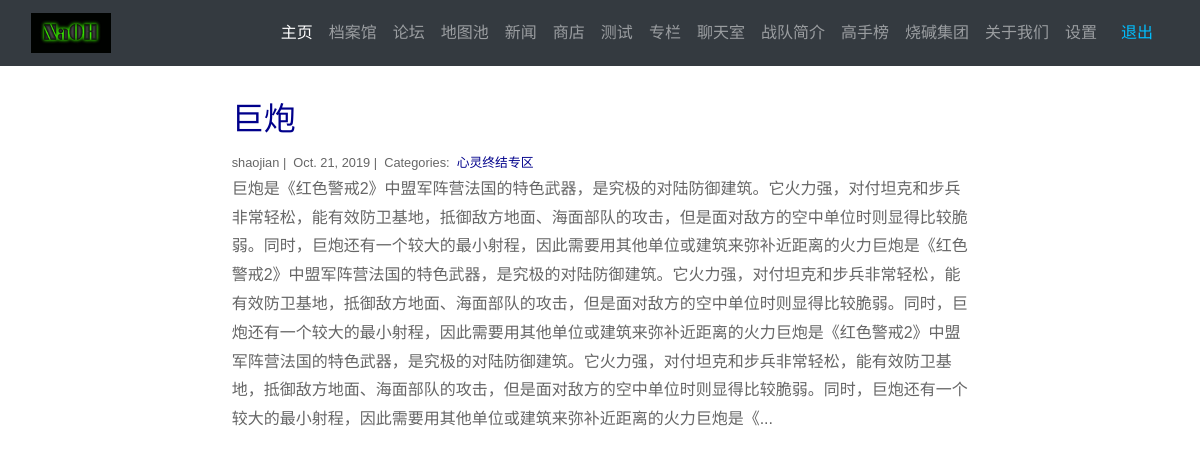
Screenshot of /setting/my_post (signed in) with the database file from the repository.
### blog/models.py (models this page shows)
class Post(models.Model):
    title = models.CharField(max_length=255)
    author = models.CharField(max_length=100)
    body = models.TextField()
    created_on = models.DateTimeField(auto_now_add=True)
    last_modified = models.DateTimeField(auto_now=True)
    categories = models.ManyToManyField('Category', related_name='posts')

class Category(models.Model):
    name = models.CharField(max_length=20)

### projects/views.py (the view)
# urls.py: path("setting/my_post", views.my_post, name="my_post"),
def my_post(request):
    posts = Post.objects.filter(
        author=request.user.username
    ).order_by(
        '-created_on'
    )
    language = select_language(request)
    context = {
        'language': language,
        "posts": posts
    }
    return render(request, "my_post.html", context)

### cart/context_processors.py (called while the page is built)
def select_language(request):
    language = 'English'
    if request.user.is_authenticated:
        if request.session.get(request.user.username, None) == None:
            request.session[request.user.username] = 'Chinese'
        language = request.session[request.user.username]
    return language

def cart(request):
	return {'cart': Cart(request), 'language': select_language(request)}

### projects/utils.py (called while the page is built)
def select_language(request):
    language = 'English'
    if request.user.is_authenticated:
        if request.session.get(request.user.username, None) == None:
            request.session[request.user.username] = 'Chinese'
        language = request.session[request.user.username]
    return language

### projects/templates/my_post.html
{% extends "base.html" %}
{% load static %}
{% block page_content %}
<br>
<div class="col-md-8 offset-md-2">
{% for post in posts %}
    <h2><a style="color: #00008B;" href="{% url 'blog_detail' post.pk%}">{{ post.title }}</a></h2>
    <small>
        {{ post.author }} |&nbsp;
        {{ post.created_on.date }} |&nbsp;
        Categories:&nbsp;
        {% for category in post.categories.all %}
        <a style="color: #00008B;" href="{% url 'blog_category' category.name %}">
            {{ category.name }}
        </a>&nbsp;
        {% endfor %}
    </small>
    <p>{{ post.body | slice:":400" }}...</p>
{% endfor %}
</div>
{% endblock %}

### NaOH_camp/templates/base.html (style rules this page uses)
a { font-family: 'Libre Baskerville', serif; }

### rows the page displays
Post: title "巨炮", author "shaojian", created_on "Oct. 21, 2019", body "巨炮是《红色警戒2》中盟军阵营法国的特色武器，是究极的对陆防御建筑。它火力强，对付坦克和步兵非常轻松，能有效防卫基地，抵御敌方地面、海面部队的攻击，但是面对敌方的空中单位时则显得比较脆弱。同时，巨炮还有一个较大的最小射程，因此需要用其他单位或建筑来弥补近距离的火力巨炮是《红色警戒2》中盟军阵营法国的特色武器，是究极的对陆防御建筑。它火力强，对付坦克和步兵非常轻松，能有效防卫基地，抵御敌方地面、海面部队的攻击，但是面对敌方的空中单位时则显得比较脆弱。同时，巨炮还有一个较大的最小射程，因此需要用其他单位或建筑来弥补近距离的火力巨炮是《红色警戒2》中盟军阵营法国的特色武器，是究极的对陆防御建筑。它火力强，对付坦克和步兵非常轻松，能有效防卫基地，抵御敌方地面、海面部队的攻击，但是面对敌方的空中单位时则显得比较脆弱。同时，巨炮还有一个较大的最小射程，因此需要用其他单位或建筑来弥补近距离的火力巨炮是《"
Category: name "心灵终结专区"
